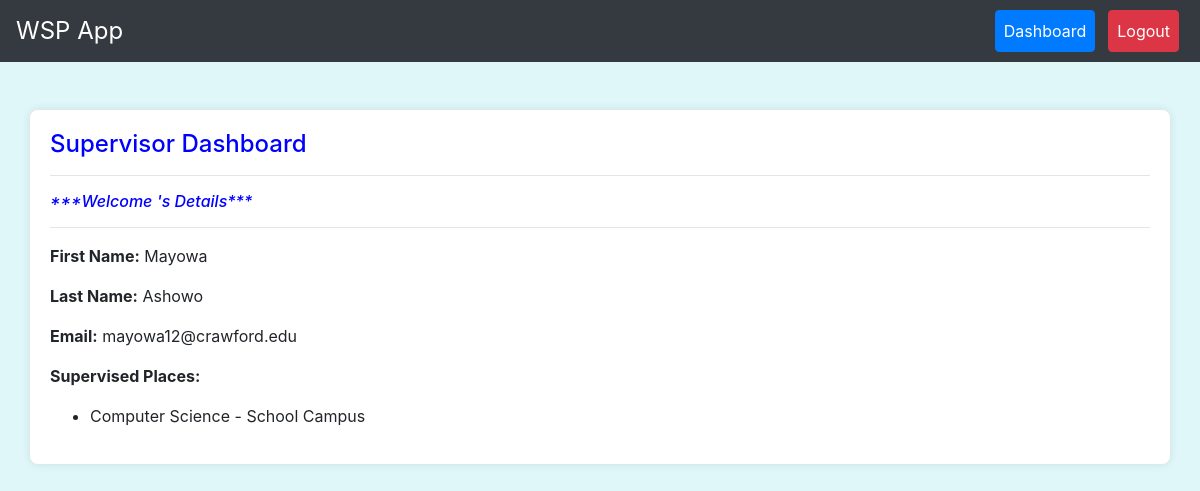
The app's page /supervisor/2/ (signed in) with its own data.
### workapp/models.py (models this page shows, shortened)
class User(AbstractUser):
    ROLE_CHOICES = (
        ('student', 'Student'),
        ('director', 'Director'),
        ('supervisor', 'Supervisor'),
    )
    role = models.CharField(max_length=10, choices=ROLE_CHOICES)
    username = models.CharField(max_length=20, null=True, blank=True, unique=False, default='new_user')
    matric_number = models.CharField(max_length=20, null=True, blank=True, unique=True)
    staff_id = models.CharField(max_length=10, null=True, blank=True, unique=True)
    email = models.EmailField(null=True, blank=False, unique=True)
    department = models.CharField(max_length=100, null=True, blank=False)
    course_of_study = models.CharField(max_length=100, null=True, blank=False)
    faculty = models.CharField(max_length=100, null=True, blank=True, default='Science')
    specialization = models.CharField(max_length=100, null=True, blank=True)
    first_name = models.CharField(max_length=100)
    last_name = models.CharField(max_length=100)
    phone_number = models.CharField(max_length=12, null=True, blank=True, default='08012345678')
    contact_address = models.TextField(null=True, blank=True, default='Ogun State')
    date_of_birth = models.DateField(null=True, blank=True)
    GENDER_CHOICES = [
        ('M', 'Male'),
        ('F', 'Female')
    ]
    gender = models.CharField(max_length=1, choices=GENDER_CHOICES, null=True, blank=True)
    registration_date = models.DateField(default=date.today)
    def __str__(self):
        return f'{self.first_name} {self.last_name}'

class PostingPlace(models.Model):
    name = models.CharField(max_length=100)
    location = models.CharField(max_length=100, null=True, blank=True, default='School Campus')
    supervisor = models.ForeignKey(User, on_delete=models.SET_NULL, null=True, blank=True)

### workapp/views.py (the view)
# urls.py: path('supervisor/<int:pk>/', views.supervisor_detail, name='supervisor_detail'),
@login_required
def supervisor_detail(request, pk):
    supervisor = get_object_or_404(User, pk=pk, role='supervisor')
    supervised_places = PostingPlace.objects.filter(supervisor=supervisor)
    context = {
        'supervisor': supervisor,
        'supervised_places': supervised_places,
    }
    return render(request, 'supervisor_detail.html', context)

### workapp/templates/supervisor_detail.html (shortened to what this page needs)
{% extends 'base.html' %}
{% block content %}
    <h4 style="color:blue">Supervisor Dashboard</h4>
    <hr>
    <h6 style="color:blue;"><em>***Welcome {{ supervisor.username }}'s Details***</em></h4> <hr>
    <p><strong>First Name:</strong> {{ supervisor.first_name }}</p>
    <p><strong>Last Name:</strong> {{ supervisor.last_name }}</p>
    <p><strong>Email:</strong>{% if supervisor.email %} {{ supervisor.email }} {% else %} None {% endif %}</p>
    <p><strong>Supervised Places:</strong></p>
    <ul>
        {% for place in supervised_places %}
        <li>{{ place.name }} - {{ place.location }}</li>
        {% empty %}
        <li>No supervised places found</li>
        {% endfor %}
    </ul>
{% endblock %}

### workapp/templates/base.html (style rules this page uses)
body { background-color: #e0f7fa; }

### records on screen
User: first_name "Mayowa", last_name "Ashowo", email "mayowa12@crawford.edu"
PostingPlace: name "Computer Science", location "School Campus"
